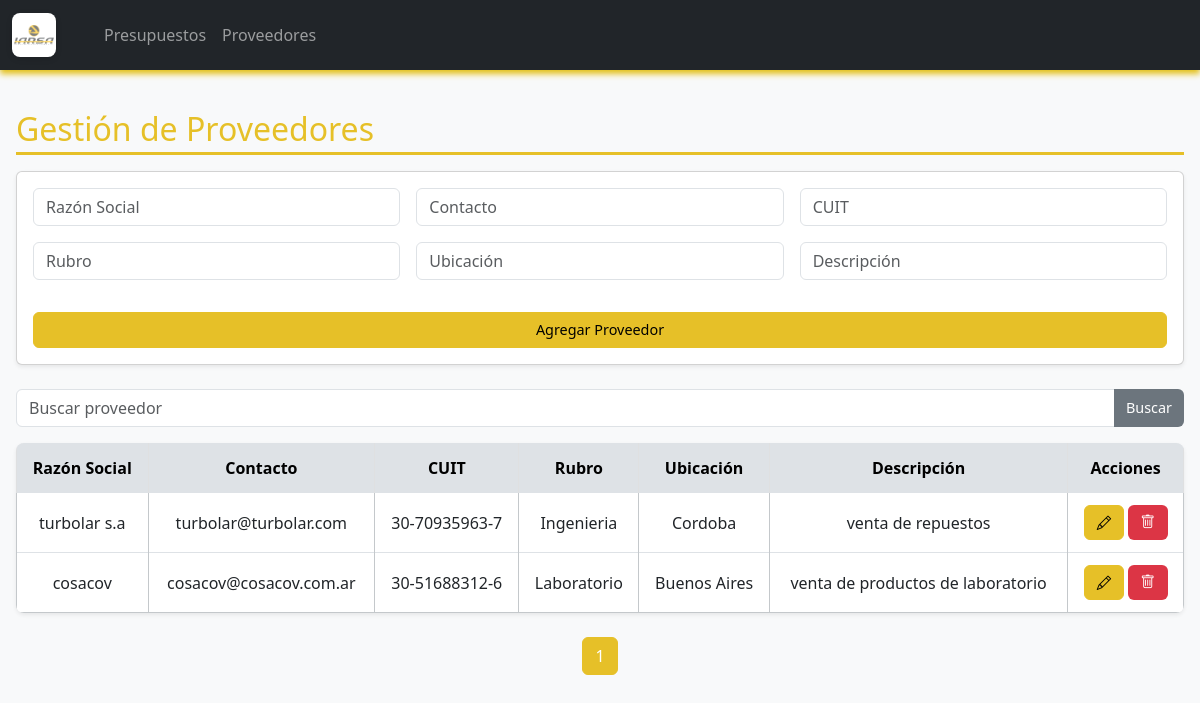
The app's page /proveedores, older data.
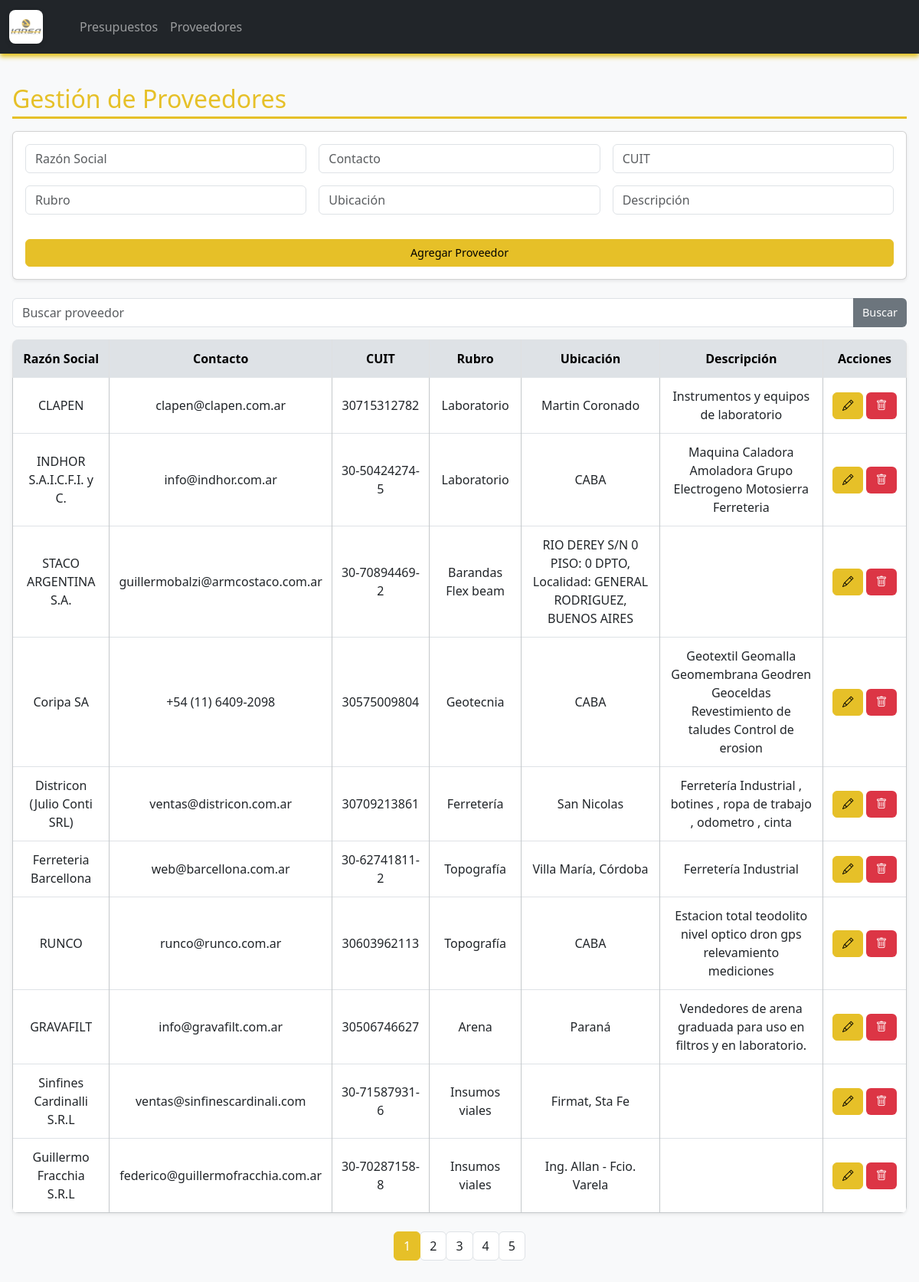
The same page, newer data.
### tables this page shows
CREATE TABLE proveedores (
    id INTEGER PRIMARY KEY AUTOINCREMENT,
    razonsocial TEXT,
    contacto TEXT,
    cuit TEXT,
    rubro TEXT,
    ubicacion TEXT,
    descripcion TEXT
);

### appy.py (the view, shortened to what this page needs)
@app.route('/proveedores', methods=['GET', 'POST'])
def proveedores():
    conn = obtener_conexion()
    cursor = conn.cursor()
    search_query = request.args.get('search', '').strip()
    page = int(request.args.get('page', 1))
    per_page = 10
    offset = (page - 1) * per_page
    if search_query:
        cursor.execute('''SELECT COUNT(*) FROM proveedores
                          WHERE razonsocial LIKE ? OR contacto LIKE ? OR cuit LIKE ? OR rubro LIKE ? OR ubicacion LIKE ? OR descripcion LIKE ?''',
                       tuple([f'%{search_query}%']*6))
        total_count = cursor.fetchone()[0]
        cursor.execute('''SELECT * FROM proveedores
                          WHERE razonsocial LIKE ? OR contacto LIKE ? OR cuit LIKE ? OR rubro LIKE ? OR ubicacion LIKE ? OR descripcion LIKE ?
                          ORDER BY id DESC LIMIT ? OFFSET ?''',
                       tuple([f'%{search_query}%']*6 + [per_page, offset]))
    else:
        cursor.execute('SELECT COUNT(*) FROM proveedores')
        total_count = cursor.fetchone()[0]
        cursor.execute('SELECT * FROM proveedores ORDER BY id DESC LIMIT ? OFFSET ?', (per_page, offset))
    proveedores_list = cursor.fetchall()
    total_pages = (total_count + per_page - 1) // per_page
    conn.close()
    return render_template('proveedores.html', proveedores=proveedores_list, search_query=search_query,
                           page=page, total_pages=total_pages)

### appy.py (called while the page is built)
def obtener_conexion():
    conn = sqlite3.connect('empresa.db', check_same_thread=False)
    conn.row_factory = sqlite3.Row
    return conn

### templates/proveedores.html (shortened to what this page needs)
{% extends "base.html" %}
{% block content %}
<h2 class="section-title">Gestión de Proveedores</h2>
<div class="card mb-4 shadow-sm">
  <div class="card-body">
    <form method="POST" class="row g-3">
      <div class="col-md-4"><input class="form-control" name="razonsocial" placeholder="Razón Social" required></div>
      <div class="col-md-4"><input class="form-control" name="contacto" placeholder="Contacto"></div>
      <div class="col-md-4"><input class="form-control" name="cuit" placeholder="CUIT"></div>
      <div class="col-md-4"><input class="form-control" name="rubro" placeholder="Rubro"></div>
      <div class="col-md-4"><input class="form-control" name="ubicacion" placeholder="Ubicación"></div>
      <div class="col-md-4"><input class="form-control" name="descripcion" placeholder="Descripción"></div>
      <div class="col-12"><button type="submit" class="btn btn-primary mt-3 w-100">Agregar Proveedor</button></div>
    </form>
  </div>
</div>
<form method="GET" class="mb-3">
  <div class="input-group">
    <input type="text" name="search" class="form-control" placeholder="Buscar proveedor" value="{{ search_query }}">
    <button class="btn btn-secondary" type="submit">Buscar</button>
  </div>
</form>
<table class="table table-hover table-bordered border-secondary-subtle shadow-sm align-middle">
  <thead class="table-light">
    <tr>
      <th>Razón Social</th>
      <th>Contacto</th>
      <th>CUIT</th>
      <th>Rubro</th>
      <th>Ubicación</th>
      <th>Descripción</th>
      <th>Acciones</th>
    </tr>
  </thead>
  <tbody>
    {% for p in proveedores %}
    <tr>
      <td>{{ p.razonsocial }}</td>
      <td>{{ p.contacto }}</td>
      <td>{{ p.cuit }}</td>
      <td>{{ p.rubro }}</td>
      <td>{{ p.ubicacion }}</td>
      <td>{{ p.descripcion }}</td>
      <td class="text-center">
        <div class="d-flex justify-content-center align-items-center gap-1">
          <a href="{{ url_for('editar_proveedor', proveedor_id=p.id) }}" class="btn btn-primary btn-sm" style="width: 40px; height: 35px;">
            <i class="bi bi-pencil"></i>
          </a>
          <button class="btn btn-danger btn-sm" data-bs-toggle="modal" data-bs-target="#eliminarProveedor{{ p.id }}" style="width: 40px; height: 35px;">
            <i class="bi bi-trash"></i>
          </button>
        </div>
      </td>
    </tr>
    {% endfor %}
  </tbody>
</table>
<nav aria-label="Paginación">
  <ul class="pagination justify-content-center">
    {% for num in range(1, total_pages + 1) %}
      <li class="page-item {% if num == page %}active{% endif %}">
        <a class="page-link" href="{{ url_for('proveedores', page=num, search=search_query) }}">{{ num }}</a>
      </li>
    {% endfor %}
  </ul>
</nav>
{% endblock %}

### templates/base.html (shortened to what this page needs)
<!DOCTYPE html>
<html lang="es">
<head>
  <link href="https://cdn.jsdelivr.net/npm/bootstrap@5.3.0/dist/css/bootstrap.min.css" rel="stylesheet">
  <link rel="stylesheet" href="{{ url_for('static', filename='css/styles.css') }}">
  <link href="https://cdn.jsdelivr.net/npm/bootstrap-icons@1.11.1/font/bootstrap-icons.css" rel="stylesheet">
</head>
<body>
  {% include 'navbar.html' %}
  <div class="container mt-4">
    {% block content %}{% endblock %}
  </div>
</body>
</html>

### templates/navbar.html (shortened to what this page needs)
<nav class="navbar navbar-expand-lg navbar-dark bg-dark">
  <div class="container-fluid">
    <a class="navbar-brand d-flex align-items-center" href="{{ url_for('presupuestos') }}">
      <img src="{{ url_for('static', filename='images/isologo IARSA.png') }}" alt="Logo" width="40" height="40" class="me-2">
    </a>
    <div class="collapse navbar-collapse" id="navbarNav">
      <ul class="navbar-nav ms-3">
        <li class="nav-item">
          <a class="nav-link" href="{{ url_for('presupuestos') }}">Presupuestos</a>
        </li>
        <li class="nav-item">
          <a class="nav-link" href="{{ url_for('proveedores') }}">Proveedores</a>
        </li>
      </ul>
    </div>
  </div>
</nav>

### static/css/styles.css (style rules this page uses)
body { background-color: #f8f9fa; font-family: 'Segoe UI', Tahoma, Geneva, Verdana, sans-serif; color: #212529; margin: 0; padding: 0; }
h1, h2, h3 { color: #e6c028; margin-bottom: 1rem; }
.container { max-width: 1200px; margin: 0 auto; padding: 1rem; }
.navbar { box-shadow: 0 4px 6px #e3c019; }
.navbar-brand { font-weight: bold; letter-spacing: 1px; }
.navbar-brand img { width: 44px; height: 44px; object-fit: contain; background: #fff; border-radius: 8px; padding: 2px; margin-right: 10px; box-shadow: 0 2px 6px rgba(0,0,0,0.12); }
.section-title { border-bottom: 3px solid #e6c028; color: #e6c028; padding-bottom: 0.25rem; margin-bottom: 1rem; font-weight: 500; width: 100%; }
.table { width: 100%; margin-bottom: 1.5rem; border-collapse: collapse; background-color: #f1f1f1; border-radius: 8px; overflow: hidden; box-shadow: 0 2px 8px rgba(0,0,0,0.05); }
.table thead th { background-color: #dee2e6; font-weight: bold; color: #000000; text-align: center; padding: 0.75rem; }
.table th, .table td { text-align: center; vertical-align: middle; padding: 0.75rem; border-top: 1px solid #dee2e6; }
form input, form select { border-radius: 0.375rem; border: 1px solid #ced4da; padding: 0.5rem; width: 100%; }
.btn { border-radius: 0.375rem; padding: 0.375rem 0.75rem; font-size: 0.9rem; border: none; cursor: pointer; transition: all 0.2s ease-in-out; }
.btn-primary { background-color: #e6c028; color: #000; border: 1px solid #e6c028; }
.btn-secondary { background-color: #6c757d; color: #fff; }
.pagination .page-item .page-link { border-radius: 0.375rem; color: #212529; border: 1px solid #dee2e6; }
.pagination .page-item.active .page-link { background-color: #e6c028; border-color: #e6c028; color: #fff; }

Row changes from the older to the newer data that the page shows:
no longer on this page (row edited): proveedores: razonsocial "turbolar s.a", contacto "turbolar@turbolar.com", cuit "30-70935963-7", rubro "Ingenieria", ubicacion "Cordoba", descripcion "venta de repuestos"
no longer on this page (row edited): proveedores: razonsocial "cosacov", contacto "cosacov@cosacov.com.ar", cuit "30-51688312-6", rubro "Laboratorio", ubicacion "Buenos Aires", descripcion "venta de productos de laboratorio"
added proveedores: razonsocial "CLAPEN", contacto "clapen@clapen.com.ar", cuit "30715312782", rubro "Laboratorio", ubicacion "Martin Coronado", descripcion "Instrumentos y equipos de laboratorio"
added proveedores: razonsocial "INDHOR S.A.I.C.F.I. y C.", contacto "info@indhor.com.ar", cuit "30-50424274-5", rubro "Laboratorio", ubicacion "CABA", descripcion "Maquina Caladora Amoladora Grupo Electrogeno Motosierra Ferreteria"
added proveedores: razonsocial "STACO ARGENTINA S.A.", contacto "guillermobalzi@armcostaco.com.ar", cuit "30-70894469-2", rubro "Barandas Flex beam", ubicacion "RIO DEREY S/N 0 PISO: 0 DPTO, Localidad: GENERAL RODRIGUEZ, BUENOS AIRES", {{ p.id }} 40 (drawn)
added proveedores: razonsocial "Coripa SA", contacto "+54 (11) 6409-2098", cuit "30575009804", rubro "Geotecnia", ubicacion "CABA", descripcion "Geotextil Geomalla Geomembrana Geodren Geoceldas Revestimiento de taludes Control de erosion"
added proveedores: razonsocial "Districon (Julio Conti SRL)", contacto "ventas@districon.com.ar", cuit "30709213861", rubro "Ferretería", ubicacion "San Nicolas", descripcion "Ferretería Industrial , botines , ropa de trabajo , odometro , cinta"
added proveedores: razonsocial "Ferreteria Barcellona", contacto "web@barcellona.com.ar", cuit "30-62741811-2", rubro "Topografía", ubicacion "Villa María, Córdoba", descripcion "Ferretería Industrial"
added proveedores: razonsocial "RUNCO", contacto "runco@runco.com.ar", cuit "30603962113", rubro "Topografía", ubicacion "CABA", descripcion "Estacion total teodolito nivel optico dron gps relevamiento mediciones"
added proveedores: razonsocial "GRAVAFILT", contacto "info@gravafilt.com.ar", cuit "30506746627", rubro "Arena", ubicacion "Paraná", descripcion "Vendedores de arena graduada para uso en filtros y en laboratorio.", {{ p.id }} 35 (drawn)
added proveedores: razonsocial "Sinfines Cardinalli S.R.L", contacto "ventas@sinfinescardinali.com", cuit "30-71587931-6", rubro "Insumos viales", ubicacion "Firmat, Sta Fe"
added proveedores: razonsocial "Guillermo Fracchia S.R.L", contacto "federico@guillermofracchia.com.ar", cuit "30-70287158-8", rubro "Insumos viales", ubicacion "Ing. Allan - Fcio. Varela"
Text that changed along with them:
new list line: "2"
new list line: "3"
new list line: "4"
new list line: "5"
